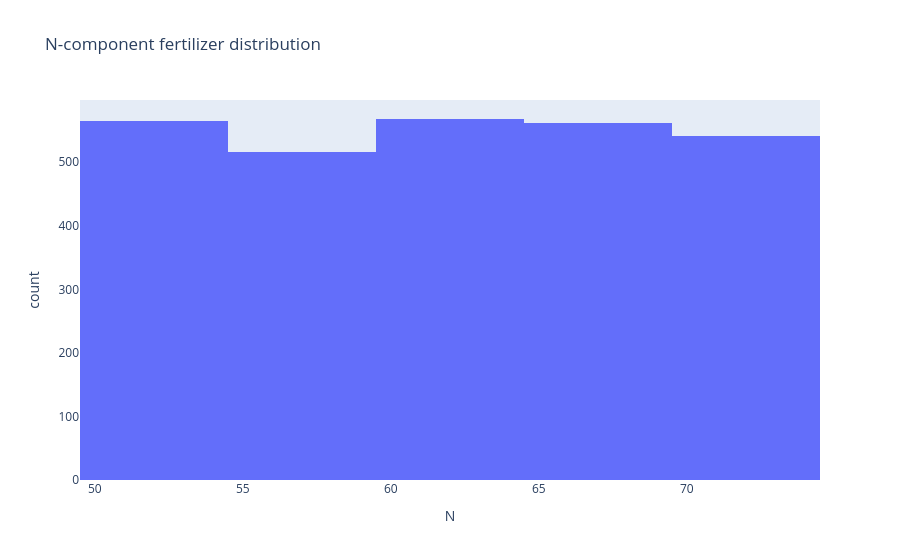

The cell this chart's notebook holds for it:
### Code cell
px.histogram(tomato_cmr_df,
            x='N',
            title='N-component fertilizer distribution')

### Figure 1 — Plotly figure (JSON) as saved in the notebook; plotly's stock layout.template omitted (floating-point values rounded to 4 significant figures; data arrays with more than 128 entries replaced by an {"elided": "..."} marker saying what was removed)
{"data": [{"bingroup": "x", "hovertemplate": "N=%{x}<br>count=%{y}<extra></extra>", "legendgroup": "", "marker": {"color": "#636efa", "pattern": {"shape": ""}}, "name": "", "orientation": "v", "showlegend": false, "type": "histogram", "x": {"elided": "2751 float values"}, "xaxis": "x", "yaxis": "y"}], "layout": {"autosize": true, "barmode": "relative", "legend": {"tracegroupgap": 0}, "title": {"text": "N-component fertilizer distribution"}, "xaxis": {"anchor": "y", "autorange": true, "domain": [0, 1], "range": [49.5, 74.5], "title": {"text": "N"}, "type": "linear"}, "yaxis": {"anchor": "x", "autorange": true, "domain": [0, 1], "range": [0, 597.9], "title": {"text": "count"}}}}
